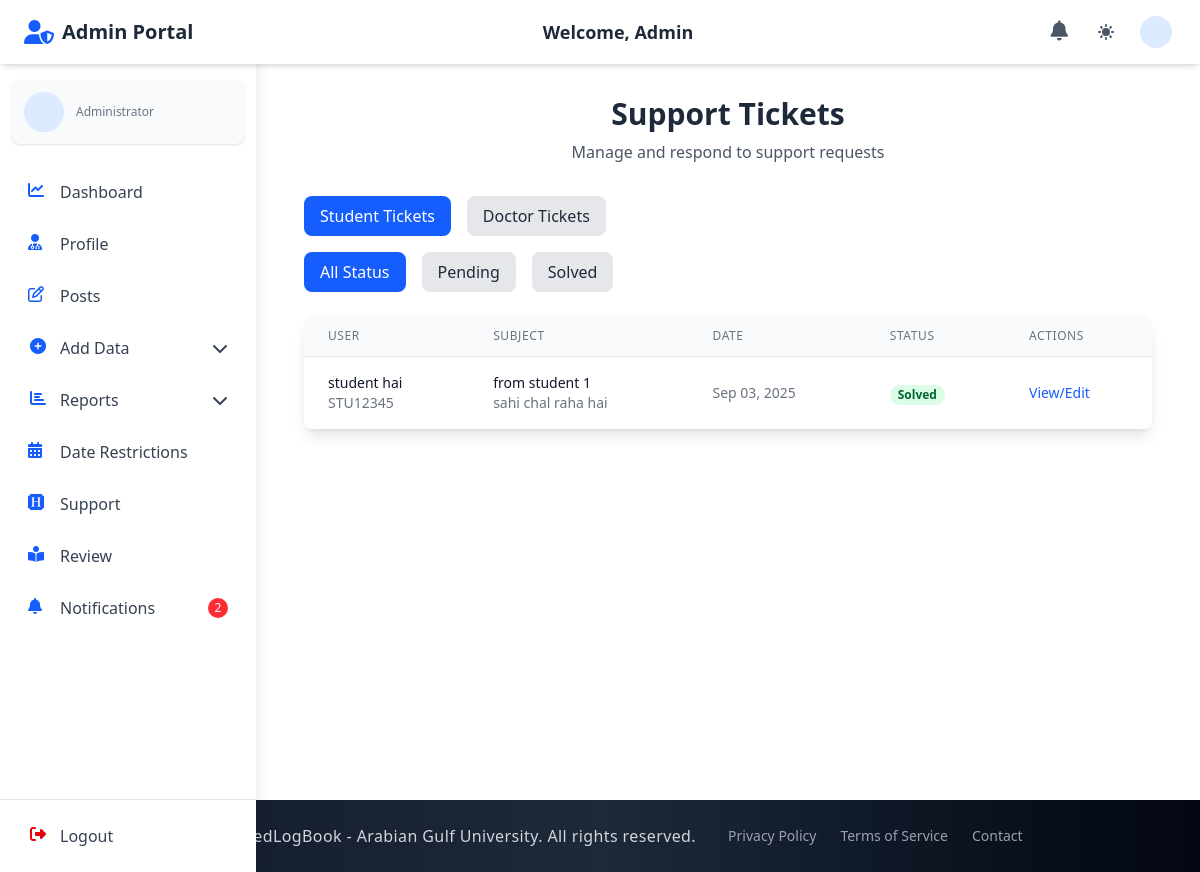
Screenshot of /admin_section/admin_support/ (signed in) with the database file from the repository.
### student_section/models.py (models this page shows, shortened)
class SupportTicket(models.Model):
    student = models.ForeignKey(Student, on_delete=models.CASCADE, related_name='support_tickets')
    subject = models.CharField(max_length=100)
    description = models.TextField()
    date_created = models.DateTimeField(auto_now_add=True)
    STATUS_CHOICES = [
        ('pending', 'Pending'),
        ('solved', 'Solved')
    ]
    status = models.CharField(max_length=20, choices=STATUS_CHOICES, default='pending')
    admin_comments = models.TextField(blank=True)
    resolved_date = models.DateTimeField(null=True, blank=True)
    class Meta:
        ordering = ['-date_created']
        verbose_name = "Support Ticket"
        verbose_name_plural = "Support Tickets"

### accounts/models.py (models this page shows, shortened)
class Student(models.Model):
    user = models.OneToOneField(
        CustomUser, on_delete=models.CASCADE, related_name="student"
    )
    student_id = models.CharField(max_length=30, unique=True)
    group = models.ForeignKey(
        "admin_section.Group",
        on_delete=models.SET_NULL,
        null=True,
        blank=True,
        related_name="students",
    )

class CustomUser(AbstractUser):
    email = models.EmailField(unique=True)
    first_name = models.CharField(max_length=150, blank=True)
    last_name = models.CharField(max_length=150, blank=True)
    profile_photo = models.ImageField(
        upload_to="profiles/", blank=True, null=True, default="profiles/default.jpg"
    )
    city = models.CharField(max_length=100, blank=True)
    country = models.CharField(max_length=100, blank=True)
    phone_no = models.CharField(max_length=20, blank=True)
    bio = models.TextField(blank=True)
    speciality = models.CharField(max_length=100, blank=True)
    ROLE_CHOICES = (
        ("student", "Student"),
        ("doctor", "Doctor"),
        ("staff", "Staff"),
        ("admin", "Admin"),
    )
    role = models.CharField(max_length=10, choices=ROLE_CHOICES, default="student")
    groups = models.ManyToManyField(
        "auth.Group", related_name="customuser_groups", blank=True
    )
    user_permissions = models.ManyToManyField(
        "auth.Permission", related_name="customuser_permissions", blank=True
    )
    USERNAME_FIELD = "email"
    REQUIRED_FIELDS = ["username"]

### admin_section/views.py (the view)
# urls.py: path("admin_support/", views.admin_support, name="admin_support"),
@login_required
def admin_support(request):
    ticket_type = request.GET.get('type', 'student')
    status_filter = request.GET.get('status', '')
    if ticket_type == 'doctor':
        tickets = DoctorSupportTicket.objects.all().order_by('-date_created')
    else:  # default to student tickets
        tickets = SupportTicket.objects.all().order_by('-date_created')
        ticket_type = 'student'  # ensure valid value
    if status_filter in ['pending', 'solved']:
        tickets = tickets.filter(status=status_filter)
    context = {
        'tickets': tickets,
        'status_filter': status_filter,
        'ticket_type': ticket_type,
    }
    return render(request, "admin_section/admin_support.html", context)

### admin_section/context_processors.py (called while the page is built)
def admin_notification_count(request):
    if request.user.is_authenticated and request.user.role == 'admin':
        try:
            admin_unread_notifications_count = AdminNotification.objects.filter(recipient=request.user, is_read=False).count()
            return {'admin_unread_notifications_count': admin_unread_notifications_count}
        except:
            pass
    return {'admin_unread_notifications_count': 0}

### doctor_section/context_processors.py (called while the page is built, shortened)
def notification_count(request):
    return {'unread_notifications_count': 0}

### staff_section/context_processors.py (called while the page is built, shortened)
def staff_notification_count(request):
    return {'staff_unread_notifications_count': 0}

### student_section/context_processors.py (called while the page is built, shortened)
def student_notification_count(request):
    return {'student_unread_notifications_count': 0}

### admin_section/templates/admin_section/admin_support.html (shortened to what this page needs)
{% extends 'base.html' %}
{% block navbar %}
{% include 'components/admin_auth_navbar.html' %}
{% endblock %}
{% block content %}
  <div class="container mx-auto px-4 py-8">
    <div class="text-center mb-8">
      <h2 class="text-3xl font-bold text-gray-800 dark:text-white">Support Tickets</h2>
      <p class="text-gray-600 dark:text-gray-300 mt-2">Manage and respond to support requests</p>
    </div>
    <div class="mb-4 flex flex-wrap gap-4">
      <a href="{% url 'admin_section:admin_support' %}?type=student{% if status_filter %}&status={{ status_filter }}{% endif %}" class="px-4 py-2 rounded-lg {% if ticket_type == 'student' %}bg-blue-600 text-white{% else %}bg-gray-200 text-gray-800 dark:bg-gray-700 dark:text-white{% endif %} hover:bg-blue-700 hover:text-white transition-colors duration-200">
        Student Tickets
      </a>
      <a href="{% url 'admin_section:admin_support' %}?type=doctor{% if status_filter %}&status={{ status_filter }}{% endif %}" class="px-4 py-2 rounded-lg {% if ticket_type == 'doctor' %}bg-purple-600 text-white{% else %}bg-gray-200 text-gray-800 dark:bg-gray-700 dark:text-white{% endif %} hover:bg-purple-700 hover:text-white transition-colors duration-200">
        Doctor Tickets
      </a>
    </div>
    <div class="mb-6 flex flex-wrap gap-4">
      <a href="{% url 'admin_section:admin_support' %}?type={{ ticket_type }}" class="px-4 py-2 rounded-lg {% if not status_filter %}bg-blue-600 text-white{% else %}bg-gray-200 text-gray-800 dark:bg-gray-700 dark:text-white{% endif %} hover:bg-blue-700 hover:text-white transition-colors duration-200">
        All Status
      </a>
      <a href="{% url 'admin_section:admin_support' %}?type={{ ticket_type }}&status=pending" class="px-4 py-2 rounded-lg {% if status_filter == 'pending' %}bg-yellow-500 text-white{% else %}bg-gray-200 text-gray-800 dark:bg-gray-700 dark:text-white{% endif %} hover:bg-yellow-600 hover:text-white transition-colors duration-200">
        Pending
      </a>
      <a href="{% url 'admin_section:admin_support' %}?type={{ ticket_type }}&status=solved" class="px-4 py-2 rounded-lg {% if status_filter == 'solved' %}bg-green-600 text-white{% else %}bg-gray-200 text-gray-800 dark:bg-gray-700 dark:text-white{% endif %} hover:bg-green-700 hover:text-white transition-colors duration-200">
        Solved
      </a>
    </div>
    <div class="bg-white dark:bg-gray-800 rounded-lg shadow-lg overflow-hidden">
      {% if tickets %}
        <table class="min-w-full divide-y divide-gray-200 dark:divide-gray-700">
          <thead class="bg-gray-50 dark:bg-gray-700">
            <tr>
              <th scope="col" class="px-6 py-3 text-left text-xs font-medium text-gray-500 dark:text-gray-300 uppercase tracking-wider">User</th>
              <th scope="col" class="px-6 py-3 text-left text-xs font-medium text-gray-500 dark:text-gray-300 uppercase tracking-wider">Subject</th>
              <th scope="col" class="px-6 py-3 text-left text-xs font-medium text-gray-500 dark:text-gray-300 uppercase tracking-wider">Date</th>
              <th scope="col" class="px-6 py-3 text-left text-xs font-medium text-gray-500 dark:text-gray-300 uppercase tracking-wider">Status</th>
              <th scope="col" class="px-6 py-3 text-left text-xs font-medium text-gray-500 dark:text-gray-300 uppercase tracking-wider">Actions</th>
            </tr>
          </thead>
          <tbody class="bg-white dark:bg-gray-800 divide-y divide-gray-200 dark:divide-gray-700">
            {% for ticket in tickets %}
              <tr class="hover:bg-gray-50 dark:hover:bg-gray-700">
                <td class="px-6 py-4 whitespace-nowrap">
                  {% if ticket_type == 'student' %}
                    <div class="text-sm font-medium text-gray-900 dark:text-white">{{ ticket.student.user.get_full_name }}</div>
                    <div class="text-sm text-gray-500 dark:text-gray-400">{{ ticket.student.student_id }}</div>
                  {% else %}
                    <div class="text-sm font-medium text-gray-900 dark:text-white">Dr. {{ ticket.doctor.user.get_full_name }}</div>
                    <div class="text-sm text-gray-500 dark:text-gray-400">Doctor</div>
                  {% endif %}
                </td>
                <td class="px-6 py-4">
                  <div class="text-sm text-gray-900 dark:text-white">{{ ticket.subject }}</div>
                  <div class="text-sm text-gray-500 dark:text-gray-400 truncate max-w-xs">{{ ticket.description|truncatechars:50 }}</div>
                </td>
                <td class="px-6 py-4 whitespace-nowrap text-sm text-gray-500 dark:text-gray-300">{{ ticket.date_created|date:"M d, Y" }}</td>
                <td class="px-6 py-4 whitespace-nowrap">
                  <span class="px-2 inline-flex text-xs leading-5 font-semibold rounded-full {% if ticket.status == 'solved' %}bg-green-100 text-green-800 dark:bg-green-800 dark:text-green-100{% else %}bg-yellow-100 text-yellow-800 dark:bg-yellow-800 dark:text-yellow-100{% endif %}">
                    {{ ticket.status|title }}
                  </span>
                </td>
                <td class="px-6 py-4 whitespace-nowrap text-sm font-medium">
                  <a href="{% url 'admin_section:resolve_ticket' ticket.id %}?type={{ ticket_type }}" class="text-blue-600 hover:text-blue-900 dark:text-blue-400 dark:hover:text-blue-300">
                    {% if ticket.status == 'pending' %}Resolve{% else %}View/Edit{% endif %}
                  </a>
                </td>
              </tr>
            {% endfor %}
          </tbody>
        </table>
      {% endif %}
    </div>
  </div>
{% endblock %}

### rows the page displays
SupportTicket: student.user.get_full_name "student hai", student.student_id "STU12345", subject "from student 1", description "sahi chal raha hai", date_created "Sep 03, 2025", status "Solved", shows "View/Edit"

### other values shown
{{ admin_unread_notifications_count }} "2"
